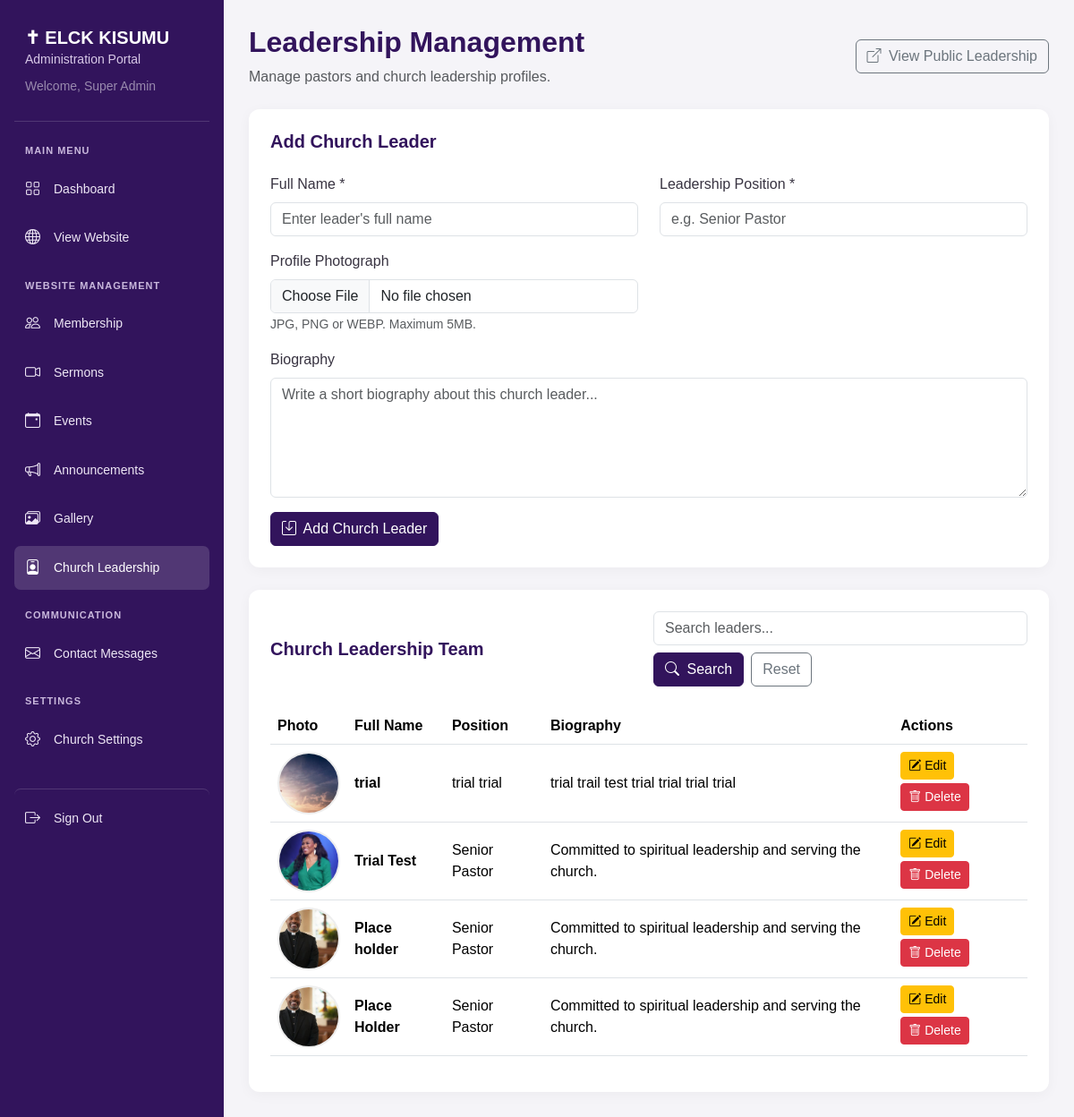
Screenshot of /admin/leadership.php (signed in) with the database file from the repository.
### tables this page shows
CREATE TABLE `leaders` (
  `id` int(11) NOT NULL,
  `full_name` varchar(150) NOT NULL,
  `position` varchar(150) NOT NULL,
  `biography` text DEFAULT NULL,
  `photo` varchar(255) DEFAULT NULL,
  `created_at` timestamp NOT NULL DEFAULT current_timestamp()
);

### admin/leadership.php (the view, shortened to what this page needs)
<?php
require_once 'auth.php';
function e($value) {
    return htmlspecialchars((string)$value, ENT_QUOTES, 'UTF-8');
}
$editLeader = null;
$search = trim($_GET['search'] ?? '');
if ($search !== '') {
    $stmt = $pdo->prepare("\n        SELECT * FROM leaders\n        WHERE full_name LIKE ? OR position LIKE ?\n        ORDER BY created_at DESC\n    ");
    $term = "%$search%";
    $stmt->execute([$term, $term]);
} else {
    $stmt = $pdo->query("\n        SELECT * FROM leaders\n        ORDER BY created_at DESC\n    ");
}
$leaders = $stmt->fetchAll();
?>
<!DOCTYPE html>
<html lang="en">
<head>
    <link href="https://cdn.jsdelivr.net/npm/bootstrap@5.3.3/dist/css/bootstrap.min.css" rel="stylesheet">
    <link rel="stylesheet" href="https://cdn.jsdelivr.net/npm/bootstrap-icons@1.11.3/font/bootstrap-icons.min.css">
</head>
<body>
<aside class="sidebar">
    <div class="sidebar-brand">
        <h4>✝ ELCK KISUMU</h4>
        <small>Administration Portal</small>
        <div class="small text-white-50 mt-2">
            Welcome, <?= e($_SESSION['admin_name'] ?? 'Administrator') ?>
        </div>
    </div>
    <div class="sidebar-label">MAIN MENU</div>
    <a href="index.php"><i class="bi bi-grid"></i> Dashboard</a>
    <a href="../index.php" target="_blank"><i class="bi bi-globe"></i> View Website</a>
    <div class="sidebar-label">WEBSITE MANAGEMENT</div>
    <a href="members.php"><i class="bi bi-people"></i> Membership</a>
    <a href="sermons.php"><i class="bi bi-camera-video"></i> Sermons</a>
    <a href="events.php"><i class="bi bi-calendar-event"></i> Events</a>
    <a href="announcements.php"><i class="bi bi-megaphone"></i> Announcements</a>
    <a href="gallery.php"><i class="bi bi-images"></i> Gallery</a>
    <a href="leadership.php" class="active"><i class="bi bi-person-badge"></i> Church Leadership</a>
    <div class="sidebar-label">COMMUNICATION</div>
    <a href="messages.php"><i class="bi bi-envelope"></i> Contact Messages</a>
    <div class="sidebar-label">SETTINGS</div>
    <a href="settings.php"><i class="bi bi-gear"></i> Church Settings</a>
    <a href="logout.php" class="logout-link"><i class="bi bi-box-arrow-right"></i> Sign Out</a>
</aside>
<main class="main-content">
    <div class="page-heading d-flex flex-wrap justify-content-between align-items-center mb-4 gap-3">
        <div>
            <h2>Leadership Management</h2>
            <p class="text-muted mb-0">Manage pastors and church leadership profiles.</p>
        </div>
        <a href="../leadership.php" target="_blank" class="btn btn-outline-secondary">
            <i class="bi bi-box-arrow-up-right me-1"></i> View Public Leadership
        </a>
    </div>
    <div class="panel">
        <h5 class="mb-4">
            <?= $editLeader ? 'Edit Leader Profile' : 'Add Church Leader' ?>
        </h5>
        <form method="POST" enctype="multipart/form-data">
            <div class="row">
                <div class="col-md-6 mb-3">
                    <label class="form-label">Full Name *</label>
                    <input type="text" name="full_name" class="form-control" maxlength="150" required
                           value="<?= e($editLeader['full_name'] ?? '') ?>"
                           placeholder="Enter leader's full name">
                </div>
                <div class="col-md-6 mb-3">
                    <label class="form-label">Leadership Position *</label>
                    <input type="text" name="position" class="form-control" maxlength="150" required
                           value="<?= e($editLeader['position'] ?? '') ?>"
                           placeholder="e.g. Senior Pastor">
                </div>
                <div class="col-md-6 mb-3">
                    <label class="form-label">Profile Photograph</label>
                    <input type="file" name="photo" class="form-control"
                           accept=".jpg,.jpeg,.png,.webp,image/jpeg,image/png,image/webp"
                           <?= $editLeader ? '' : 'required' ?>>
                    <small class="text-muted">JPG, PNG or WEBP. Maximum 5MB.</small>
                </div>
                <div class="col-12 mb-3">
                    <label class="form-label">Biography</label>
                    <textarea name="biography" class="form-control" rows="5"
                              placeholder="Write a short biography about this church leader..."><?= e($editLeader['biography'] ?? '') ?></textarea>
                </div>
            </div>
            <button type="submit" class="btn btn-purple">
                <i class="bi bi-save me-1"></i>
                <?= $editLeader ? 'Update Profile' : 'Add Church Leader' ?>
            </button>
        </form>
    </div>
    <div class="panel">
        <div class="d-flex flex-wrap justify-content-between align-items-center gap-3 mb-4">
            <h5 class="mb-0">Church Leadership Team</h5>
            <form method="GET" class="d-flex flex-wrap gap-2">
                <input type="text" name="search" class="form-control"
                       placeholder="Search leaders..." value="<?= e($search) ?>">
                <button class="btn btn-purple" type="submit">
                    <i class="bi bi-search me-1"></i> Search
                </button>
                <a href="leadership.php" class="btn btn-outline-secondary">Reset</a>
            </form>
        </div>
        <div class="table-responsive">
            <table class="table table-hover align-middle">
                <thead>
                    <tr>
                        <th>Photo</th>
                        <th>Full Name</th>
                        <th>Position</th>
                        <th>Biography</th>
                        <th>Actions</th>
                    </tr>
                </thead>
                <tbody>
                <?php if ($leaders): ?>
                    <?php foreach ($leaders as $leader): ?>
                        <tr>
                            <td>
                                <?php if (!empty($leader['photo'])): ?>
                                    <img src="../uploads/<?= e(basename($leader['photo'])) ?>"
                                         class="leader-photo" alt="Leader photograph">
                                <?php else: ?>
                                    <div class="leader-photo bg-light d-flex align-items-center justify-content-center">
                                        <span class="text-muted">N/A</span>
                                    </div>
                                <?php endif; ?>
                            </td>
                            <td><strong><?= e($leader['full_name']) ?></strong></td>
                            <td><?= e($leader['position']) ?></td>
                            <td>
                                <?= e(substr($leader['biography'] ?? '', 0, 90)) ?>
                            </td>
                            <td>
                                <a href="leadership.php?edit=<?= (int)$leader['id'] ?>"
                                   class="btn btn-sm btn-warning mb-1">
                                    <i class="bi bi-pencil-square"></i> Edit
                                </a>
                                <form method="POST" class="d-inline"
                                      onsubmit="return confirm('Delete this leader profile?')">
                                    <button type="submit" class="btn btn-sm btn-danger mb-1">
                                        <i class="bi bi-trash"></i> Delete
                                    </button>
                                </form>
                            </td>
                        </tr>
                    <?php endforeach; ?>
                <?php endif; ?>
                </tbody>
            </table>
        </div>
    </div>
</main>
</body>
</html>

### admin/leadership.php (style rules this page uses)
:root { --purple: #32145c; --purple-light: #684594; --gold: #d6a448; --background: #f5f4f8; --text: #383341; }
* { box-sizing: border-box; }
body { margin: 0; background: var(--background); color: var(--text); font-family: Arial, sans-serif; }
.sidebar { position: fixed; top: 0; bottom: 0; left: 0; width: 250px; padding: 25px 16px; background: var(--purple); color: #fff; overflow-y: auto; z-index: 1000; }
.sidebar-brand { padding: 5px 12px 28px; border-bottom: 1px solid rgba(255,255,255,.15); margin-bottom: 24px; }
.sidebar-brand h4 { font-weight: 700; margin: 0; color: #fff; font-size: 20px; }
.sidebar-brand small { color: #d8c9e7; }
.sidebar-label { color: #c9b8dc; font-size: 11px; font-weight: 700; letter-spacing: 1px; padding: 0 12px; margin: 20px 0 10px; }
.sidebar a { display: flex; align-items: center; gap: 12px; color: #eee7f5; text-decoration: none; padding: 12px; border-radius: 7px; margin-bottom: 5px; font-size: 14px; transition: background .2s ease, color .2s ease; }
.sidebar a:hover, .sidebar a.active { background: rgba(255,255,255,.15); color: #fff; }
.sidebar a i { font-size: 17px; width: 20px; }
.main-content { margin-left: 250px; padding: 28px; }
.page-heading h2 { color: var(--purple); font-weight: 700; }
.panel { background: #fff; border-radius: 12px; padding: 24px; box-shadow: 0 3px 15px rgba(0,0,0,.04); margin-bottom: 25px; }
.panel h5 { color: var(--purple); font-weight: 700; }
.btn-purple { background: var(--purple); color: #fff; border: 1px solid var(--purple); }
.leader-photo { width: 70px; height: 70px; object-fit: cover; border-radius: 50%; border: 2px solid #eee; }
.logout-link { margin-top: 30px; border-top: 1px solid rgba(255,255,255,.15); padding-top: 20px !important; }

### rows the page displays
leaders: photo (picture), full_name "trial", position "trial trial", biography "trial trail test trial trial trial trial"
leaders: photo (picture), full_name "Trial Test", position "Senior Pastor", biography "Committed to spiritual leadership and serving the church."
leaders: photo (picture), full_name "Place holder", position "Senior Pastor", biography "Committed to spiritual leadership and serving the church."
leaders: photo (picture), full_name "Place Holder", position "Senior Pastor", biography "Committed to spiritual leadership and serving the church."

### other values shown
$_SESSION['admin_name'] "Super Admin"
